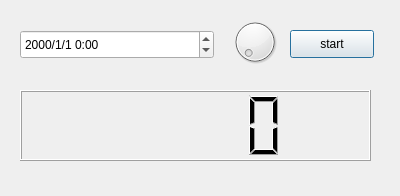
<?xml version="1.0" encoding="UTF-8"?>
<ui version="4.0">
 <class>time_counter</class>
 <widget class="QDialog" name="time_counter">
  <property name="geometry">
   <rect>
    <x>0</x>
    <y>0</y>
    <width>400</width>
    <height>196</height>
   </rect>
  </property>
  <property name="windowTitle">
   <string>time counter</string>
  </property>
  <widget class="QLCDNumber" name="leftsecond">
   <property name="geometry">
    <rect>
     <x>20</x>
     <y>90</y>
     <width>351</width>
     <height>71</height>
    </rect>
   </property>
   <property name="value" stdset="0">
    <double>0.000000000000000</double>
   </property>
   <property name="intValue" stdset="0">
    <number>0</number>
   </property>
  </widget>
  <widget class="QDateTimeEdit" name="deploy_time">
   <property name="geometry">
    <rect>
     <x>20</x>
     <y>30</y>
     <width>194</width>
     <height>29</height>
    </rect>
   </property>
   <property name="displayFormat">
    <string>yyyy/M/d h:mm</string>
   </property>
  </widget>
  <widget class="QPushButton" name="start">
   <property name="geometry">
    <rect>
     <x>290</x>
     <y>30</y>
     <width>84</width>
     <height>28</height>
    </rect>
   </property>
   <property name="text">
    <string>start</string>
   </property>
  </widget>
  <widget class="QDial" name="dial">
   <property name="geometry">
    <rect>
     <x>230</x>
     <y>10</y>
     <width>50</width>
     <height>64</height>
    </rect>
   </property>
   <property name="maximum">
    <number>23</number>
   </property>
   <property name="pageStep">
    <number>1</number>
   </property>
   <property name="sliderPosition">
    <number>0</number>
   </property>
  </widget>
 </widget>
 <resources/>
 <connections/>
</ui>
